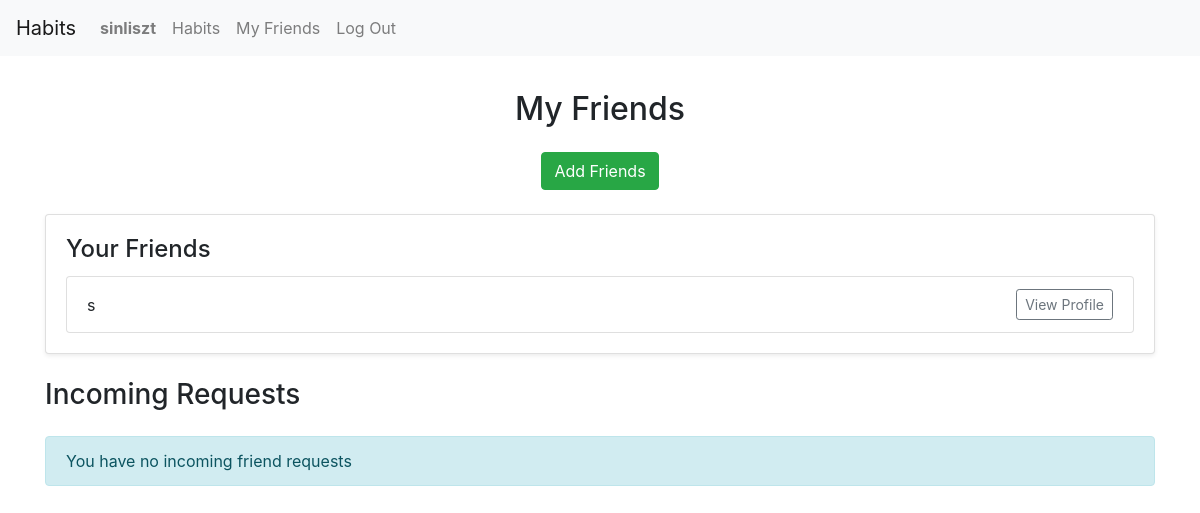
Before: /friends/ (signed in) with the older database file.
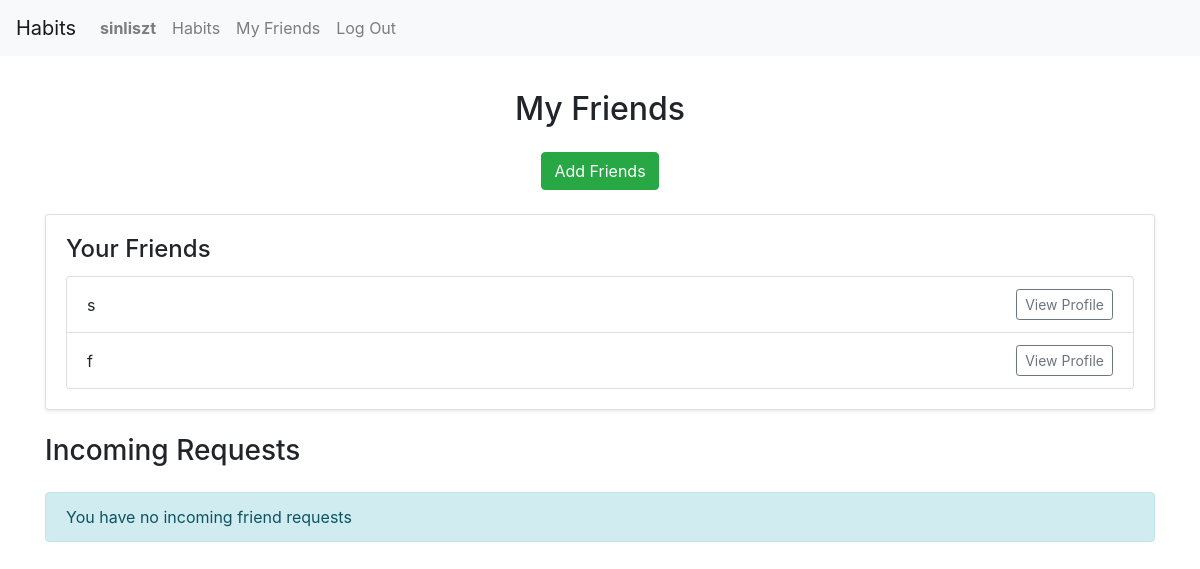
After: the same page with the newer database file.
### tracker/models.py (models this page shows)
class User(AbstractUser):
    friends = models.ManyToManyField("self", symmetrical=True, blank=True)

### tracker/views.py (the view)
# urls.py: path("friends/", views.friends_list, name="friends_list"),
@login_required
def friends_list(request):
    user = request.user
    friends = user.friends.all()
    incoming_requests = FriendRequest.objects.filter(to_user=user)
    return render(request, "tracker/friends_list.html", {
        "friends": friends,
        "incoming_requests": incoming_requests,
    })

### tracker/templates/tracker/friends_list.html
{% extends "tracker/layout.html" %}
{% block body %}
    <div class="container mt-4">
        <h2 class="text-center mb-4">My Friends</h2>
        <div class="text-center mb-4">
            <a href="{% url 'search_users' %}">
                <button class="btn btn-success">Add Friends</button>
            </a>
        </div>
        {% if friends %}
            <div class="card shadow-sm mb-4">
                <div class="card-body">
                    <h4 class="card-title">Your Friends</h4>
                    <ul class="list-group">
                        {% for friend in friends%}
                            <li class="list-group-item d-flex justify-content-between align-items-center">
                                {{ friend.username }}
                                <button class="btn btn-outline-secondary btn-sm">View Profile</button>
                            </li>
                        {% endfor %}
                    </ul>
                </div>
            </div>
        {% else %}
            <div class="alert alert-info">
                You have no friends yet.
            </div>
        {% endif %}
        <h3 class="mt-4 mb-4">Incoming Requests</h3>
        {% if incoming_requests%}
            <div class="card shadow-sm">
                <div class="card-body">
                    <ul class="list-group">
                        {% for req in incoming_requests %}
                            <li class="list-group-item d-flex justify-content-between align-items-center">
                                {{ req.from_user.username }}
                                <form action="{% url 'accept_friend_request' req.id %}" method="post" class="d-inline">
                                    {% csrf_token %}
                                    <button type="submit" class="btn btn-primary btn-sm">Accept</button>
                                </form>
                            </li>
                        {% endfor %}
                    </ul>
                </div>
            </div>
        {% else %}
            <div class="alert alert-info">
                You have no incoming friend requests
            </div>
        {% endif %}
    </div>
{% endblock %}

Changed rows visible on the page:
added User: username "f"
